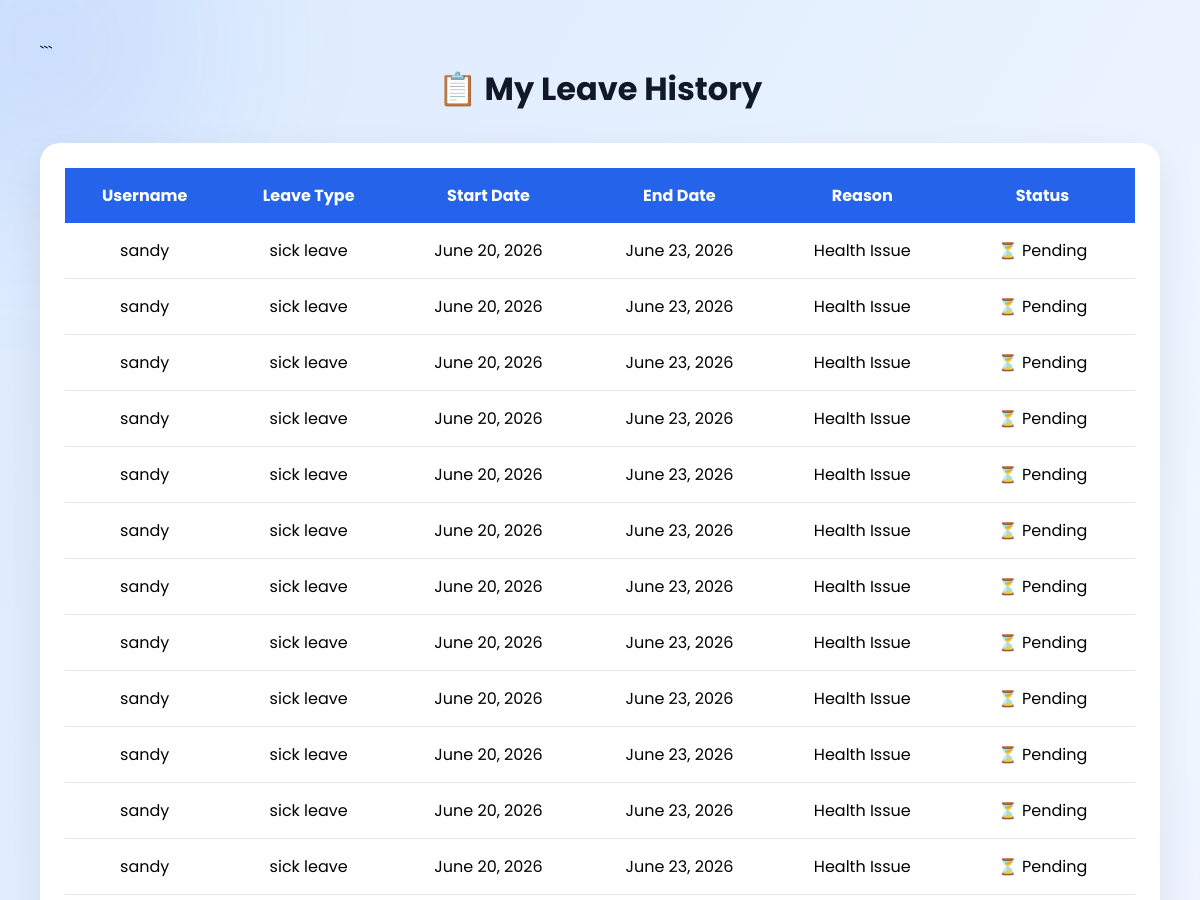
Page /my_leaves/ (signed in, upper part) on the earlier database version.
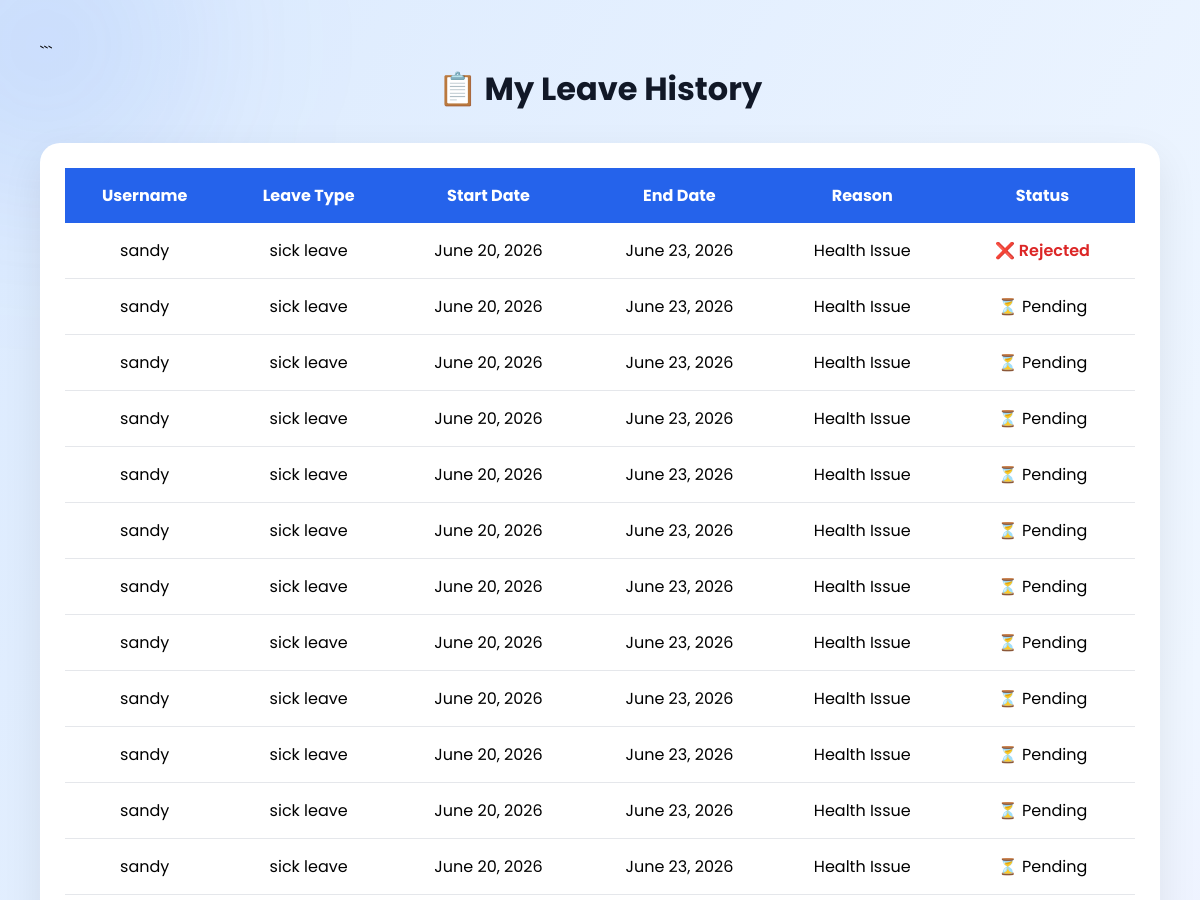
Same page on the later database version.
### leaves/models.py (models this page shows)
class Leave(models.Model):
    STATUS_CHOICES = (
        ('pending','Pending'),
        ('approved','Approved'),
        ('rejected','Rejected'),
    )
    DURATION_CHOICES = (
        ('full' , 'Full Day'),
        ('half' , 'Half Day')
    )
    HALF_DAY_CHOICES = (
        ('morning' , 'Morning'),
        ('afternoon' , 'Afternoon')
    )
    username = models.ForeignKey(User,on_delete = models.CASCADE)
    leave_type = models.CharField(max_length=100, default='Casual Leave')
    email = models.EmailField(blank=True, null=True)
    duration = models.CharField(max_length=20, choices = DURATION_CHOICES, default='full')
    half_day_session = models.CharField(max_length=20,choices=HALF_DAY_CHOICES, blank=True , null=True)
    start_date = models.DateField()
    end_date = models.DateField()
    total_days = models.FloatField(default=0)
    reason = models.TextField()
    status = models.CharField(max_length=100, choices = STATUS_CHOICES , default = 'pending')

### leaves/views.py (the view)
# urls.py: path('my_leaves/', views.my_leaves, name='my_leaves'),
@login_required
def my_leaves(request):
    leaves=Leave.objects.filter(username=request.user).order_by('-id')
    return render(request,'leaves/my_leaves.html',{'leaves':leaves})

### templates/leaves/my_leaves.html (shortened to what this page needs)
{% load static %}
<!DOCTYPE html>
<html lang="en">
<head>
<link rel="stylesheet"
href="{% static 'css/leave_history.css' %}">
</head>
<body>
<div class="blob blob1"></div>
<div class="container">
```
<h1>📋 My Leave History</h1>
<div class="card">
    <table>
        <tr>
            <th>Username</th>
            <th>Leave Type</th>
            <th>Start Date</th>
            <th>End Date</th>
            <th>Reason</th>
            <th>Status</th>
        </tr>
        {% for i in leaves %}
        <tr>
            <td>{{ i.username }}</td>
            <td>{{ i.leave_type }}</td>
            <td>{{ i.start_date }}</td>
            <td>{{ i.end_date }}</td>
            <td>{{ i.reason }}</td>
            <td>
                {% if i.status == 'pending' %}
                <span class="pending">
                    ⏳ Pending
                </span>
                {% elif i.status == 'approved' %}
                <span class="approved">
                    ✅ Approved
                </span>
                {% elif i.status == 'rejected' %}
                <span class="rejected">
                    ❌ Rejected
                </span>
                {% endif %}
            </td>
        </tr>
        {% endfor %}
    </table>
</div>
</div>
</body>
</html>

Differences in the rows shown:
changed Leave (number 1 of 12 on the later page): status "⏳ Pending" → "❌ Rejected"
